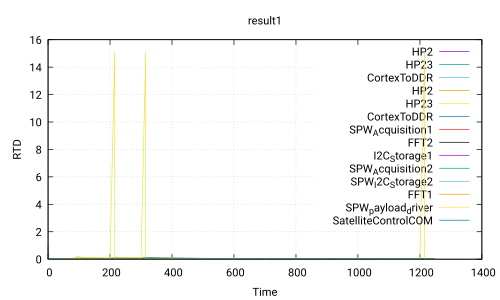

This chart was generated by the following gnuplot code:
 set title 'result1'
 set ylabel 'RTD'
 set xlabel 'Time'
 set grid
 set term pdf
 set output 'Use_case_DoubleCamera_noSafety.ATIPPIC0.executable300.0_120.0.pdf'
 plot 'Use_case_DoubleCamera_noSafety.ATIPPIC0.executable300.0_120.0.csv' using 1:2 with lines title 'HP2','Use_case_DoubleCamera_noSafety.ATIPPIC0.executable300.0_120.0.csv' using 1:3 with lines title 'HP23','Use_case_DoubleCamera_noSafety.ATIPPIC0.executable300.0_120.0.csv' using 1:4 with lines title 'CortexToDDR','Use_case_DoubleCamera_noSafety.ATIPPIC0.executable300.0_120.0.csv' using 1:5 with lines title 'HP2','Use_case_DoubleCamera_noSafety.ATIPPIC0.executable300.0_120.0.csv' using 1:6 with lines title 'HP23','Use_case_DoubleCamera_noSafety.ATIPPIC0.executable300.0_120.0.csv' using 1:7 with lines title 'CortexToDDR','Use_case_DoubleCamera_noSafety.ATIPPIC0.executable300.0_120.0.csv' using 1:8 with lines title 'SPW_Acquisition1','Use_case_DoubleCamera_noSafety.ATIPPIC0.executable300.0_120.0.csv' using 1:9 with lines title 'FFT2','Use_case_DoubleCamera_noSafety.ATIPPIC0.executable300.0_120.0.csv' using 1:10 with lines title 'I2C_Storage1','Use_case_DoubleCamera_noSafety.ATIPPIC0.executable300.0_120.0.csv' using 1:11 with lines title 'SPW_Acquisition2','Use_case_DoubleCamera_noSafety.ATIPPIC0.executable300.0_120.0.csv' using 1:12 with lines title 'SPW_I2C_Storage2','Use_case_DoubleCamera_noSafety.ATIPPIC0.executable300.0_120.0.csv' using 1:13 with lines title 'FFT1','Use_case_DoubleCamera_noSafety.ATIPPIC0.executable300.0_120.0.csv' using 1:14 with lines title 'SPW_payload_driver','Use_case_DoubleCamera_noSafety.ATIPPIC0.executable300.0_120.0.csv' using 1:15 with lines title 'SatelliteControlCOM'
